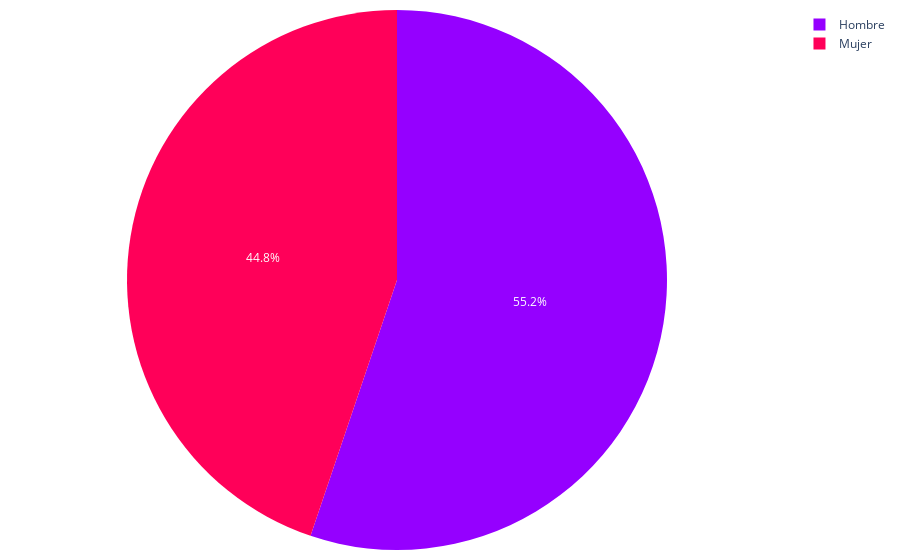

The code cell stored with this chart in its notebook:
### Markdown cell above
sex = pd.DataFrame
sex['sexo_label'] = ['Hombre', 'Mujer']
sex = pd.Series(sex)
sex
conteo = pd.DataFrame()
conteo = pd.concat([conteo_total_df,sex.reindex(conteo_total_df.index) ], axis=0) #En columna
conteo

### Code cell
# Calcular el total de registros
sex = conteo_total_df['sexo']
conteo_totall = conteo_total_df['conteo_total']
total_registros = conteo_totall.sum()
print("Total de registros: ", total_registros)

# Calcular el porcentaje que representa cada número de baños único del total
porcentajes = (conteo_totall / total_registros) * 100

# Crear el gráfico de pastel
colores_personalizados = ['#9500ff','#FF0059'] 
fig = go.Figure(data=[go.Pie(
    labels=sex, 
    values=porcentajes, 
    sort=False, marker=dict(colors=colores_personalizados,))])
fig.update_layout(
    #title="Porcentaje de créditos"
    margin=dict(l=10, r=10, t=10, b=10),  # Ajusta los márgenes (left, right, top, bottom)        
                  )


# Exportar gráfica como archivo HTML
def guardar_grafico_como_html(fig, nombre_archivo, carpeta='graficas'):
    # Crear la carpeta si no existe
    if not os.path.exists(carpeta):
        os.makedirs(carpeta)
    
    # Gráfica como archivo HTML en la carpeta especificada
    pio.write_html(fig, f'{carpeta}/{nombre_archivo}.html')

# Exportar
guardar_grafico_como_html(fig, 'g_pie_creditos_X_x_genero_tulancingo', carpeta='graficas')

fig.show()

### Figure 1 — Plotly figure (JSON) as saved in the notebook; plotly's stock layout.template omitted (floating-point values rounded to 4 significant figures)
{"data": [{"labels": ["Hombre", "Mujer"], "marker": {"colors": ["#9500ff", "#FF0059"]}, "sort": false, "type": "pie", "values": [55.19, 44.81]}], "layout": {"margin": {"b": 10, "l": 10, "r": 10, "t": 10}}}
